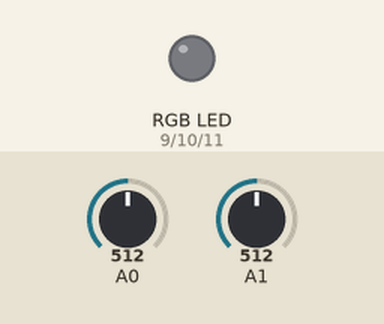
This sketch was run on a simulated Arduino Uno, built with avr-gcc and run on an emulated ATmega328P. Parts: an RGB LED mixed from three pins (HIGH = lit). The inputs (shaded band) are chosen by the test bench; at power-on: A1 = 512, A0 = 512.

Above: at 1.2 s.
1.3 s: A1 set to 583
2.8 s: A1 set to 613
At 2.96 s:
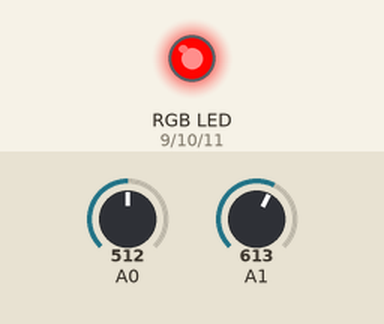
5.8 s: A0 set to 582
8.8 s: A0 set to 612
At 9.2 s:
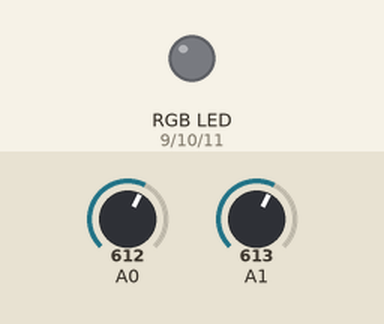
10.3 s: A1 set to 639
11.8 s: A1 set to 664
At 11.96 s:
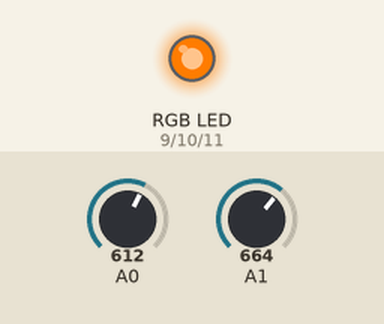
At 14.37 s:
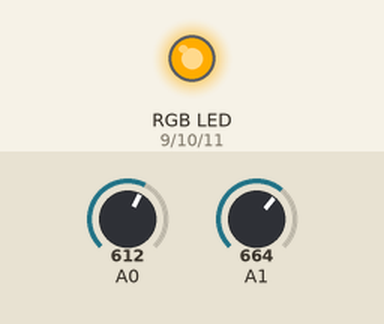
Timing chart, 0 to 20.1 s (numbered marks = the images above; inputs shaded):
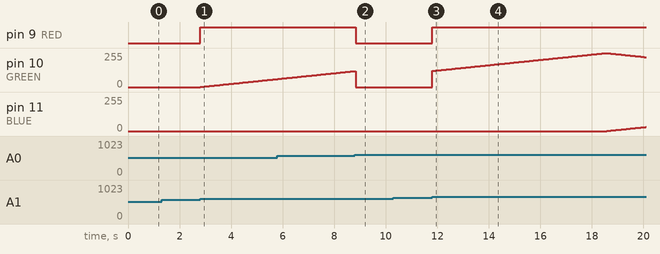

The sketch:

Circuit_1D_-_RGB_Night-Light_v4.ino
```cpp
/*
SparkFun Inventor’s Kit
Circuit 1D-RGB Nightlight

Turns an RGB LED on or off based on the light level read by a photoresistor.
Set the turn-on threshold by turning the potentiometer.
While on, the light smoothly cycles through the full visible spectrum.

View circuit diagram and instructions at: https://learn.sparkfun.com/tutorials/sparkfun-inventors-kit-experiment-guide---v40
Download drawings and code at: https://github.com/sparkfun/SIK-Guide-Code
 */

int photoresistor;    //variable for storing the photoresistor value
int potentiometer;    //this variable will hold a value based on the position of the knob
int threshold = 100;  //if the photoresistor reading is lower than this value the light will turn on

//LEDs are connected to these pins
int RED = 9;
int GREEN = 10;
int BLUE = 11;

void setup() {
  Serial.begin(9600);           //start a serial connection with the computer

  //set the LED pins to output
  pinMode(RED,OUTPUT);
  pinMode(GREEN,OUTPUT);
  pinMode(BLUE,OUTPUT);
}

// define variables
int redValue;
int greenValue;
int blueValue;

void loop() {     //The main program cycled through on a loop

  #define delayTime 50 // fading time between colors

  photoresistor = analogRead(A0);         //read the value of the photoresistor
  potentiometer = analogRead(A1);
//  Serial.print("Photoresistor value:");
//  Serial.print(photoresistor);          //print the photoresistor value to the serial monitor
//  Serial.print("  Potentiometer value:");
//  Serial.println(potentiometer);          //print the potentiometer value to the serial monitor
  setThreshold();

  if(photoresistor < threshold){          //if it's dark (the photoresistor value is below the threshold) turn the LED on
    redValue = 255; // choose a value between 1 and 255 to change the color.
    greenValue = 0;
    blueValue = 0;
    }

  else {                                //if it isn't dark turn the LED off
    turnOff();                            //call the turn off function
  }

  for(int i = 0; i < 255;) // fades out red bring green full when i=255
  {
    photoresistor = analogRead(A0);         //read the value of the photoresistor
    potentiometer = analogRead(A1);
    setThreshold();

    if(photoresistor < threshold){          //if it's dark (the photoresistor value is below the threshold) turn the LED on
      i += 1;   //count up from 0 to 255 only while its dark (while LED is lit)
      redValue -= 1;
      greenValue += 1;
      analogWrite(RED, redValue);
      analogWrite(GREEN, greenValue);
      delay(delayTime);
    }

    else {                                //if it isn't dark turn the LED off
      turnOff();                            //call the turn off function
    }
  }

  if(photoresistor < threshold){          //if it's dark (the photoresistor value is below the threshold) turn the LED on
    redValue = 0;
    greenValue = 255;
    blueValue = 0;
  }

  else{
    turnOff();
  }

  for(int i = 0; i < 255;) // fades out green bring blue full when i=255
  {
    photoresistor = analogRead(A0);         //read the value of the photoresistor
    potentiometer = analogRead(A1);
    setThreshold();

    if(photoresistor < threshold){          //if it's dark (the photoresistor value is below the threshold) turn the LED on
      i += 1;     //count from 0 to 255 only while it's dark (while LED is lit)
      greenValue -= 1;
      blueValue += 1;
      analogWrite(GREEN, greenValue);
      analogWrite(BLUE, blueValue);
      delay(delayTime);
    }

    else {                                //if it isn't dark turn the LED off
      turnOff();                            //call the turn off function
    }
  }

  if(photoresistor < threshold){          //if it's dark (the photoresistor value is below the threshold) turn the LED on
    redValue = 0;
    greenValue = 0;
    blueValue = 255;
  }

  else{
    turnOff();
  }

  for(int i = 0; i < 255;) // fades out blue bring red full when i=255
  {
    photoresistor = analogRead(A0);         //read the value of the photoresistor
    potentiometer = analogRead(A1);
    setThreshold();

    if(photoresistor < threshold){          //if it's dark (the photoresistor value is below the threshold) turn the LED on
      i += 1;     //count from 0 to 255 only while it's dark (while LED is lit)
      blueValue -= 1;
      redValue += 1;
      analogWrite(BLUE, blueValue);
      analogWrite(RED, redValue);
      delay(delayTime);
    }

    else {                                //if it isn't dark turn the LED off
      turnOff();                            //call the turn off function
    }

  }

//delay(100);                             //short delay so that the printout is easier to read

}

void turnOff (){    //define the turnOff function that runs each time it's called
    //set all three LED pins to 0 or OFF
    analogWrite(RED, 0);
    analogWrite(GREEN, 0);
    analogWrite(BLUE, 0);
}

void setThreshold (){     //define the setThreshold function which sets the LED turn-on threshold
                          //based on the pot setting
    if(potentiometer > 0 && potentiometer <= 50){
      threshold = 5; }
    if(potentiometer > 50 && potentiometer <= 100){
      threshold = 10; }
    if(potentiometer > 100 && potentiometer <= 150){
      threshold = 15; }
    if(potentiometer > 150 && potentiometer <= 200){
      threshold = 20; }
    if(potentiometer > 200 && potentiometer <= 250){
      threshold = 35; }
    if(potentiometer > 250 && potentiometer <= 300){
      threshold = 50; }
    if(potentiometer > 300 && potentiometer <= 350){
      threshold = 70; }
    if(potentiometer > 350 && potentiometer <= 400){
      threshold = 100; }
    if(potentiometer > 400 && potentiometer <= 450){
      threshold = 150; }
    if(potentiometer > 450 && potentiometer <= 500){
      threshold = 250; }
    if(potentiometer > 500 && potentiometer <= 550){
      threshold = 350; }
    if(potentiometer > 550 && potentiometer <= 600){
      threshold = 500; }
    if(potentiometer > 600 && potentiometer <= 650){
      threshold = 600; }
    if(potentiometer > 650 && potentiometer <= 700){
      threshold = 700; }
    if(potentiometer > 700 && potentiometer <= 750){
      threshold = 800; }
    if(potentiometer > 750 && potentiometer <= 800){
      threshold = 900; }
    if(potentiometer > 800 && potentiometer <= 850){
      threshold = 1000; }
    if(potentiometer > 850 && potentiometer <= 900){
      threshold = 1100; }
    if(potentiometer > 900){
      threshold = 1250;  }
}
```

Measured:
- the behaviour switches between 600 and 601 on A1 (found by bisection; images 0 and 1)
- the behaviour switches between 599 and 600 on A0 (found by bisection; images 1 and 2)
- the behaviour switches between 650 and 651 on A1 (found by bisection; images 2 and 3)
- after the input at 1.3 s, every drawn part: stays the same
- after the input at 2.8 s, pin 9 (RED): LOW → HIGH at once; pin 10 (GREEN): moves from 0/255 to 60/255 over 3.0 s, starting at once
- after the input at 8.8 s, pin 9 (RED): HIGH → LOW at once
- after the input at 10.3 s, every drawn part: stays the same
- after the input at 11.8 s, pin 9 (RED): LOW → HIGH at once; pin 10 (GREEN): rises from 0/255 to 255/255 in 6.7 s, then falls to 224/255 in 1.6 s; pin 11 (BLUE): moves from 0/255 to 31/255 over 1.5 s, starting after 6.8 s
